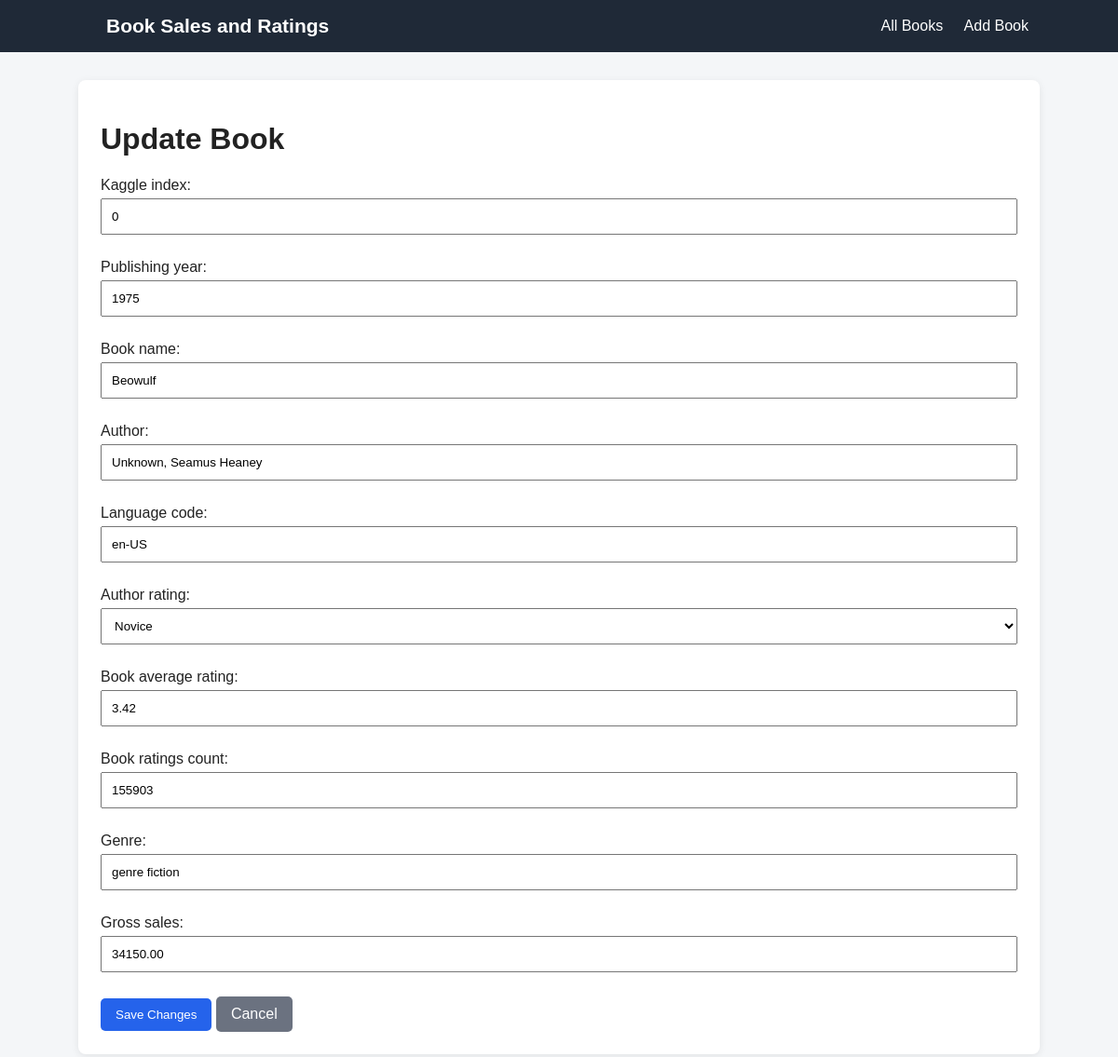
Screenshot of /books/1/edit/ with the database file from the repository.
### books/models.py (models this page shows, shortened)
class Book(models.Model):
    AUTHOR_RATING_CHOICES = [
        ("Novice", "Novice"),
        ("Intermediate", "Intermediate"),
        ("Excellent", "Excellent"),
        ("Famous", "Famous"),
    ]
    kaggle_index = models.IntegerField(unique=True)
    publishing_year = models.IntegerField(null=True, blank=True)
    book_name = models.CharField(max_length=300)
    author = models.CharField(max_length=200)
    language_code = models.CharField(
        max_length=20,
        blank=True,
        default="Unknown",
    )
    author_rating = models.CharField(
        max_length=20,
        choices=AUTHOR_RATING_CHOICES,
    )
    book_average_rating = models.FloatField()
    book_ratings_count = models.IntegerField()
    genre = models.CharField(max_length=100)
    gross_sales = models.DecimalField(
        max_digits=15,
        decimal_places=2,
    )

### books/views.py (the view)
def book_update(request, pk):
    book = get_object_or_404(Book, pk=pk)
    if request.method == "POST":
        form = BookForm(request.POST, instance=book)
        if form.is_valid():
            book = form.save()
            return redirect("book_detail", pk=book.pk)
    else:
        form = BookForm(instance=book)
    return render(
        request,
        "books/book_form.html",
        {
            "form": form,
            "heading": "Update Book",
            "button_text": "Save Changes",
        },
    )

### books/templates/books/book_form.html (shortened to what this page needs)
{% extends "books/base.html" %}
{% block content %}
<div class="card">
    <h1>{{ heading }}</h1>
    <form method="POST">
        {{ form.as_p }}
        <button class="button" type="submit">
            {{ button_text }}
        </button>
        <a
            class="button button-secondary"
            href="{% url 'book_list' %}"
        >
            Cancel
        </a>
    </form>
</div>
{% endblock %}

### books/templates/books/base.html (style rules this page uses)
body { margin: 0; font-family: Arial, sans-serif; background: #f4f6f8; color: #222; }
.card { background: white; padding: 24px; border-radius: 8px; margin-bottom: 20px; box-shadow: 0 2px 8px rgba(0, 0, 0, 0.08); }
.button { display: inline-block; background: #2563eb; color: white; padding: 10px 16px; border: none; border-radius: 5px; text-decoration: none; cursor: pointer; }
.button-secondary { background: #6b7280; }
input, select { width: 100%; box-sizing: border-box; padding: 10px; margin-top: 5px; margin-bottom: 10px; }

### rows the page displays
Book: kaggle_index "0", publishing_year "1975", book_name "Beowulf", author "Unknown, Seamus Heaney", language_code "en-US", author_rating "Novice", book_average_rating "3.42", book_ratings_count "155903", genre "genre fiction", gross_sales "34150.00"

### other values shown
{{ heading }} "Update Book"
{{ button_text }} "Save Changes"
